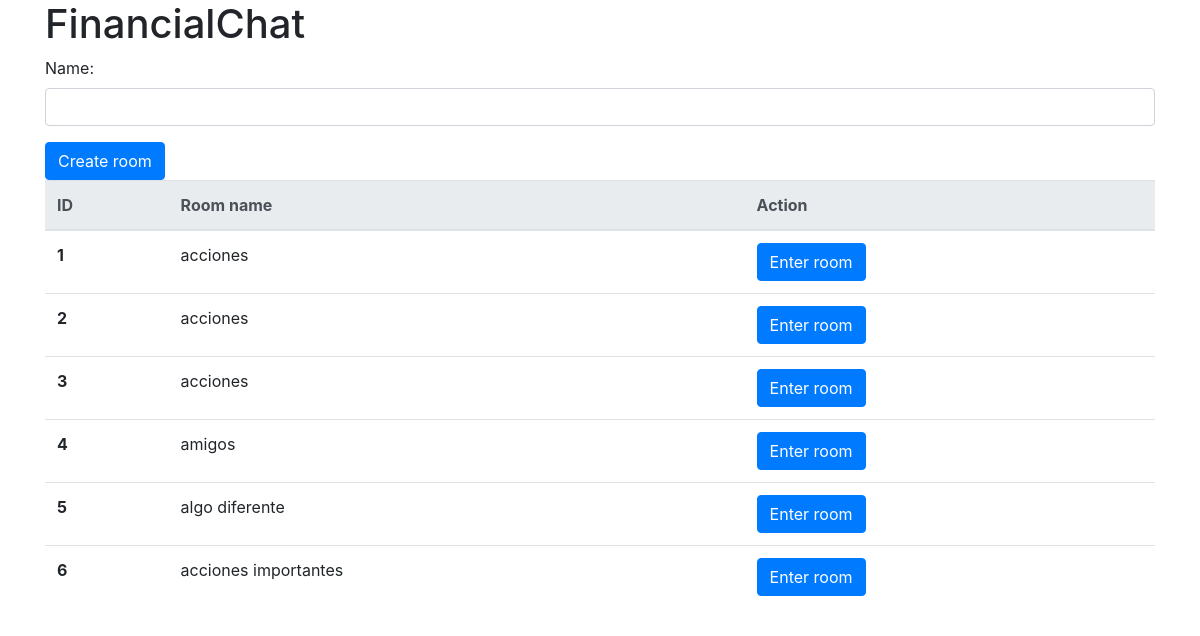
Before: /rooms/ (signed in) with the older database file.
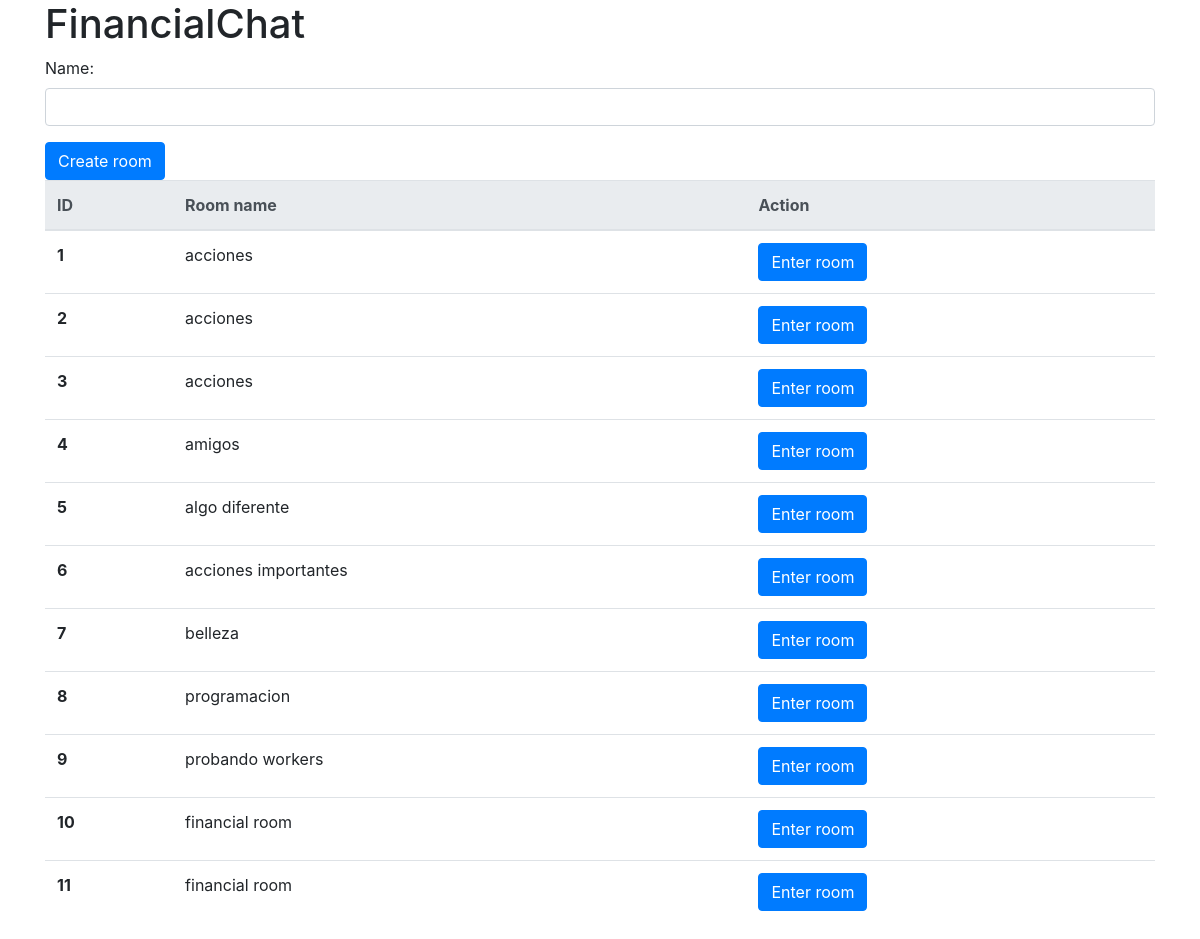
After: the same page with the newer database file.
### chat/models.py (models this page shows)
class Thread(models.Model):
    name = models.CharField('Room name', max_length=70,
                            null=False, blank=False)
    participants = models.ManyToManyField(settings.AUTH_USER_MODEL, blank=True)
    updated = models.DateTimeField(auto_now=True)
    timestamp = models.DateTimeField(auto_now_add=True)

### chat/views.py (the view, shortened to what this page needs)
# urls.py: path("", InboxView.as_view(), name="room-list"),
class InboxView(LoginRequiredMixin, FormMixin, ListView):
    template_name = 'chat/inbox.html'
    form_class = RoomForm
    success_url = '/rooms'
    def get_queryset(self):
        return Thread.objects.all()
    def get_context_data(self, **kwargs):
        context = super().get_context_data(**kwargs)
        context['form'] = self.get_form()
        return context

### chat/forms.py
class RoomForm(forms.Form):
    name = forms.CharField(
        widget=forms.TextInput(
            attrs={"class": "form-control"}
        )
    )

### chat/templates/chat/inbox.html
{% extends "base.html" %}
{% block content %}
<form id='form' method='POST'> {% csrf_token %}
{{form.as_p }}
<input type='submit' value='Create room' class='btn btn-primary'/>
</form>
<table class="table">
  <thead class="thead-light">
    <tr>
      <th>ID</th>
      <th>Room name</th>
      <th>Action</th>
    </tr>
  </thead>
  <tbody>
  	{% for room in object_list %}
    <tr>
      <th scope="row">{{room.id}}</th>
      <td>{{room.name}}</td>
      <td><a href="{% url 'chat:room' room.id %}"  class="btn btn-primary">Enter room</a></td>
    </tr>
  	{% endfor %}
  </tbody>
</table>
{% endblock %}

### templates/base.html (shortened to what this page needs)
<!DOCTYPE html>
<html lang=en>
	<head>
		{% include 'css.html' %}
	</head>
	<body>
		<div class="container">
			<h1>FinancialChat</h1>
		</div>
		<div class='container'>
			{% block content %}{% endblock content %}
		</div>
	</body>
</html>

### templates/css.html
<link rel="stylesheet" href="https://stackpath.bootstrapcdn.com/bootstrap/4.1.1/css/bootstrap.min.css">

Changed rows visible on the page:
added Thread: id "7", name "belleza"
added Thread: id "8", name "programacion"
added Thread: id "9", name "probando workers"
added Thread: id "10", name "financial room"
added Thread: id "11", name "financial room"
